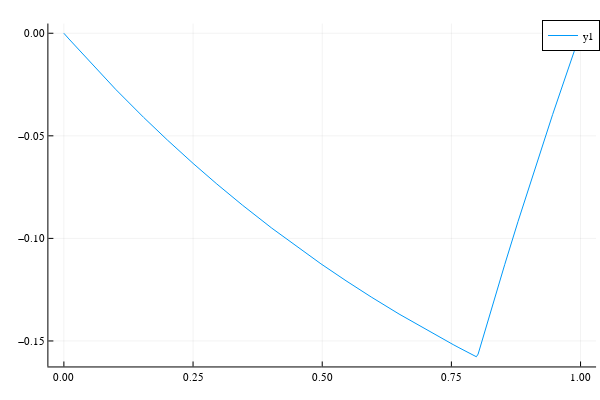

Write notebook code for a chart like this one.
### Code cell
# Plot
ξ=0.8
plot(x->g(x,ξ),0,1)

### Figure 1 — Plotly figure (JSON) as saved in the notebook; plotly's stock layout.template omitted (floating-point values rounded to 4 significant figures)
{"data": [{"colorbar": {"title": ""}, "legendgroup": "y1", "line": {"color": "rgba(0, 154, 250, 1.000)", "dash": "solid", "shape": "linear", "width": 1}, "mode": "lines", "name": "y1", "showlegend": true, "type": "scatter", "x": [0, 0.009766, 0.1001, 0.1543, 0.2002, 0.2501, 0.296, 0.3453, 0.4023, 0.4531, 0.4975, 0.546, 0.5948, 0.6487, 0.7001, 0.7267, 0.7534, 0.7646, 0.7759, 0.7815, 0.7871, 0.7927, 0.7983, 0.8018, 0.8052, 0.8086, 0.812, 0.8189, 0.8257, 0.8395, 0.8532, 0.8789, 0.9047, 0.946, 0.9873, 0.9936, 1], "xaxis": "x", "y": [0, -0.002787, -0.02731, -0.04101, -0.05203, -0.06344, -0.07347, -0.08372, -0.09499, -0.1045, -0.1124, -0.1207, -0.1286, -0.1369, -0.1444, -0.1481, -0.1518, -0.1533, -0.1548, -0.1555, -0.1562, -0.157, -0.1577, -0.1564, -0.1534, -0.1504, -0.1475, -0.1416, -0.1358, -0.1242, -0.1128, -0.09179, -0.07131, -0.03957, -0.009122, -0.004547, 0], "yaxis": "y", "zmax": null, "zmin": null}], "layout": {"annotations": [], "height": 400, "legend": {"bgcolor": "rgba(255, 255, 255, 1.000)", "bordercolor": "rgba(0, 0, 0, 1.000)", "borderwidth": 1, "font": {"color": "rgba(0, 0, 0, 1.000)", "family": "sans-serif", "size": 11}, "title": {"font": {"color": "rgba(0, 0, 0, 1.000)", "family": "sans-serif", "size": 15}, "text": ""}, "tracegroupgap": 0, "traceorder": "normal", "x": 1, "xanchor": "auto", "y": 1, "yanchor": "auto"}, "margin": {"b": 20, "l": 0, "r": 0, "t": 20}, "paper_bgcolor": "rgba(255, 255, 255, 1.000)", "plot_bgcolor": "rgba(255, 255, 255, 1.000)", "showlegend": true, "width": 600, "xaxis": {"anchor": "y", "domain": [0.08064, 0.9934], "gridcolor": "rgba(0, 0, 0, 0.100)", "gridwidth": 0.5, "linecolor": "rgba(0, 0, 0, 1.000)", "mirror": false, "range": [-0.03, 1.03], "showgrid": true, "showline": true, "showticklabels": true, "tickangle": 0, "tickcolor": "rgb(0, 0, 0)", "tickfont": {"color": "rgba(0, 0, 0, 1.000)", "family": "sans-serif", "size": 11}, "tickmode": "array", "ticks": "inside", "ticktext": ["0.00", "0.25", "0.50", "0.75", "1.00"], "tickvals": [0, 0.25, 0.5, 0.75, 1], "title": "", "titlefont": {"color": "rgba(0, 0, 0, 1.000)", "family": "sans-serif", "size": 15}, "type": "-", "visible": true, "zeroline": false, "zerolinecolor": "rgba(0, 0, 0, 1.000)"}, "yaxis": {"anchor": "x", "domain": [0.03762, 0.9902], "gridcolor": "rgba(0, 0, 0, 0.100)", "gridwidth": 0.5, "linecolor": "rgba(0, 0, 0, 1.000)", "mirror": false, "range": [-0.1624, 0.004731], "showgrid": true, "showline": true, "showticklabels": true, "tickangle": 0, "tickcolor": "rgb(0, 0, 0)", "tickfont": {"color": "rgba(0, 0, 0, 1.000)", "family": "sans-serif", "size": 11}, "tickmode": "array", "ticks": "inside", "ticktext": ["−0.15", "−0.10", "−0.05", "0.00"], "tickvals": [-0.15, -0.1, -0.05, 0], "title": "", "titlefont": {"color": "rgba(0, 0, 0, 1.000)", "family": "sans-serif", "size": 15}, "type": "-", "visible": true, "zeroline": false, "zerolinecolor": "rgba(0, 0, 0, 1.000)"}}}
